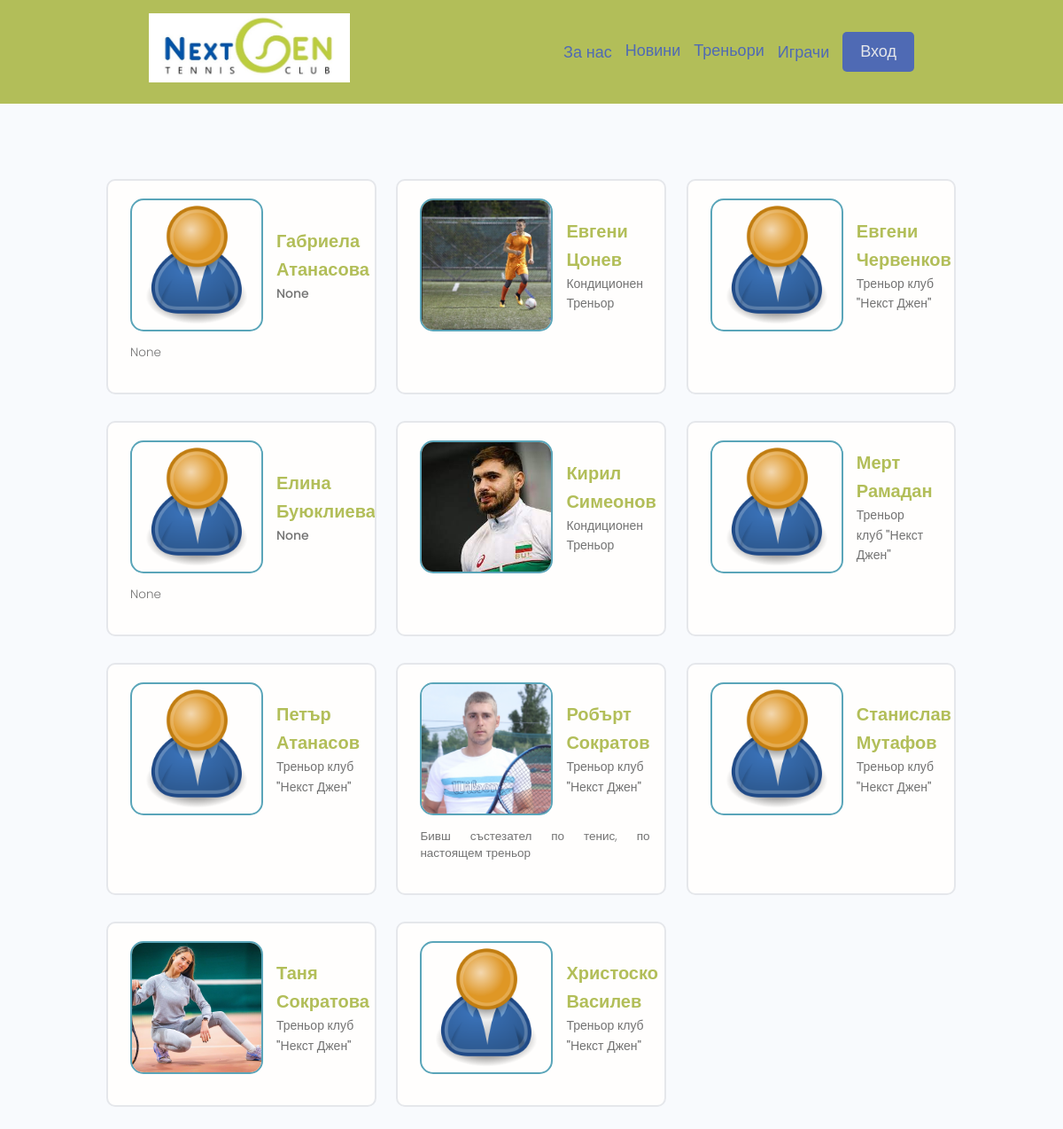
The app's page /profiles/coaches/ with its own data.
### users/models.py (models this page shows, shortened)
class Profile(models.Model):
    HAND_CHOICES=(('L', 'Лява'),('R', 'Дясна'))
    BACKHAND_CHOICES=(('S', 'С една ръка'), ('D', 'С две ръце'))
    user = models.OneToOneField(User, on_delete=models.CASCADE, null=True, blank= True)
    name = models.CharField(max_length=200, null=True, blank= True)
    email = models.EmailField(max_length=500, null=True, blank= True)
    linked_email = models.EmailField(max_length=500, null=True, blank= True)
    username = models.CharField(max_length=200, null=True, blank= True)
    location = models.CharField(max_length=200, null=True, blank= True)
    intro = models.CharField(max_length=200, null=True, blank= True)
    bio = models.TextField(null=True, blank= True)
    profile_image = models.ImageField(null=True, blank= True, upload_to='profiles', default="profiles/user-default.png")
    date_of_birth = models.DateField(null=True, blank= True)
    is_coach = models.BooleanField(default=False)
    hand = models.CharField(max_length=10, choices = HAND_CHOICES, default = "R")
    backhand = models.CharField(max_length=10, choices = BACKHAND_CHOICES, default = "D")
    social_facebook = models.CharField(max_length=200, null=True, blank= True)
    social_instagram = models.CharField(max_length=200, null=True, blank= True)
    created = models.DateTimeField(auto_now_add=True)
    id = models.UUIDField(primary_key=True, default=uuid.uuid4, unique=True, editable=False)
    class Meta:
        ordering = ['name']

### users/views.py (the view)
# urls.py: path('coaches/', views.coachProfiles, name='coaches'),
def coachProfiles(request):
    profiles = Profile.objects.filter(is_coach=True)
    context = {'profiles' : profiles}
    return render(request, 'users/profiles.html', context)

### users/templates/users/profiles.html
{% extends 'main.html' %}
{% block content %}
<main class="home">
    <section class="devlist">
      <div class="container">
        <div class="grid grid--three">
        {% for profile in profiles %}
          <div class="column card">
            <div class="dev">
              <a href="{% url 'user-profile' profile.id %}" class="card__body">
                <div class="dev__profile">
                  <img class="avatar avatar--lg" src="{{profile.profile_image.url}}" alt="image" />
                  <div class="dev__meta">
                    <h3>{{profile.name}}</h3>
                    <h5>{{profile.intro}}</h5>
                  </div>
                </div>
                <p class="dev__info">
                 {{profile.bio|truncatechars:150}}
                </p>
              </a>
            </div>
          </div>
        {% endfor %}
        </div>
      </div>
    </section>
  </main>
{% endblock content %}

### static/styles/app.css (style rules this page uses)
:root { --color-sub: #b2be59; --color-menu: rgb(79, 106, 180); --color-message: rgb(66, 66, 66); }
.card { border: 2px solid var(--color-light); }
img { width: 100%; }
.devlist { margin-top: 8rem; }
.devlist .grid { align-items: stretch; }
.devlist .dev .dev__profile { display: flex; align-items: center; gap: 1.5rem; }
.devlist .dev .dev__meta h3 { color: var(--color-sub); font-size: 2rem; font-weight: 700; }
.devlist .dev .dev__meta h5 { color: var(--color-text); font-size: 1.4rem; font-weight: 500; }
.devlist .dev .dev__info { margin: 1.5rem 0; font-size: 1.35rem; line-height: 1.4; text-align: justify; }

### static/slider/slider.css (style rules this page uses)
* { box-sizing:border-box }

### static/uikit/styles/modules/_variables.css (style rules this page uses)
:root { --color-main: #5aa5b9; --color-main-light: #e6faff; --color-sub: #3f4156; --color-sub-light: #51546e; --color-sub-lighter: #ededfd; --color-text: #737373; --color-gray: #8b8b8b; --color-light: #e5e7eb; --color-light-gray: #767676; --color-bg: #f8fafd; --color-white: #fffefd; --color-white-light: #f3f3f3; --color-success: #359e64; --color-success-bg: #def8e8; --color-error: #fc4b0b; --color-error-bg: #fff2ee; --font-base: 'Poppins', arial, helvetica, 'Segoe UI', roboto, ubuntu, sans-serif; --font-monospace: 'Fira Code', 'Courier New', courier, monospace; --font-regular: 300; --font-medium: 500; --font-bold: 700; --generic-shadow: 1px 1px 5px #00000010; --generic-transition: all 0.3s ease-in-out; }

### static/uikit/styles/modules/_base.css (style rules this page uses)
* { margin: 0; padding: 0; box-sizing: border-box; text-rendering: optimizeLegibility; color: inherit; font-size: inherit; }
html { font-size: 50%; }
@media only screen and (min-width: 480px) { html { font-size: 56.25%; } }
@media only screen and (min-width: 1200px) { html { font-size: 62.5%; } }
body { line-height: 1.6; font-weight: 400; font-size: 1.5rem; color: var(--color-text); background-color: var(--color-bg); min-height: 100vh; }

### static/uikit/styles/modules/_typography.css (style rules this page uses)
* { font-family: var(--font-base); }
h3 { font-size: 3.2rem; font-weight: var(--font-medium); }
h5 { font-size: 2.4rem; font-weight: var(--font-medium); }
h5, h6 { font-weight: var(--font-regular); }
p, span, strong { font-size: 1.6rem; color: var(--color-text); font-weight: var(--font-regular); }
a { padding-bottom: 2px; text-decoration: none; display: inline-block; color: var(--color-main); font-weight: var(--font-medium); }

### static/uikit/styles/modules/_utilities.css (style rules this page uses)
.container { width: 92%; max-width: 165rem; margin: 0 auto; box-sizing: border-box; }
@media screen and (min-width: 1000px) { .container { width: 90%; } }
@media screen and (min-width: 1200px) { .container { width: 80%; } }

### static/uikit/styles/modules/_avatar.css (style rules this page uses)
.avatar { border-radius: 10%; border: 2px solid var(--color-main); object-fit: cover; }
.avatar--lg { height: 15rem; width: 15rem; }

### static/uikit/styles/modules/_card.css (style rules this page uses)
.card { border-radius: 1rem; background-color: var(--color-white); border: 1.5px solid var(--color-light); width: auto; height: auto; margin-top: 0.5rem; margin-bottom: 0.5rem; overflow: hidden; }
.card__body, .card__header { padding: 2rem 2.5rem; }

### static/uikit/styles/modules/_grid.css (style rules this page uses)
.grid { display: flex; flex-wrap: wrap; justify-content: flex-start; align-items: stretch; }
.grid > .column { min-width: 28rem; margin-bottom: 2.5rem; }
.grid--three > .column { flex-basis: 100%; }
@media screen and (min-width: 800px) { .grid--three { margin-right: -2%; } }
@media screen and (min-width: 800px) { .grid--three > .column { margin-right: 2%; } }
@media screen and (min-width: 800px) { .grid--three > .column { flex-basis: 48%; } }
@media screen and (min-width: 1200px) { .grid--three { margin-right: -2.33%; } }
@media screen and (min-width: 1200px) { .grid--three > .column { margin-right: 2.33%; } }
@media screen and (min-width: 1200px) { .grid--three > .column { flex-basis: 31%; } }

### records on screen
Profile: profile_image (placeholder picture), name "Габриела Атанасова", intro "None", bio "None"
Profile: profile_image (picture), name "Евгени Цонев", intro "Кондиционен Треньор"
Profile: profile_image (placeholder picture), name "Евгени Червенков", intro "Треньор клуб \"Некст Джен\""
Profile: profile_image (placeholder picture), name "Елина Буюклиева", intro "None", bio "None"
Profile: profile_image (picture), name "Кирил Симеонов", intro "Кондиционен Треньор"
Profile: profile_image (placeholder picture), name "Мерт Рамадан", intro "Треньор клуб \"Некст Джен\""
Profile: profile_image (placeholder picture), name "Петър Атанасов", intro "Треньор клуб \"Некст Джен\""
Profile: profile_image (picture), name "Робърт Сократов", intro "Треньор клуб \"Некст Джен\"", bio "Бивш състезател по тенис, по настоящем треньор"
Profile: profile_image (placeholder picture), name "Станислав Мутафов", intro "Треньор клуб \"Некст Джен\""
Profile: profile_image (picture), name "Таня Сократова", intro "Треньор клуб \"Некст Джен\""
Profile: profile_image (placeholder picture), name "Христоско Василев", intro "Треньор клуб \"Некст Джен\""
